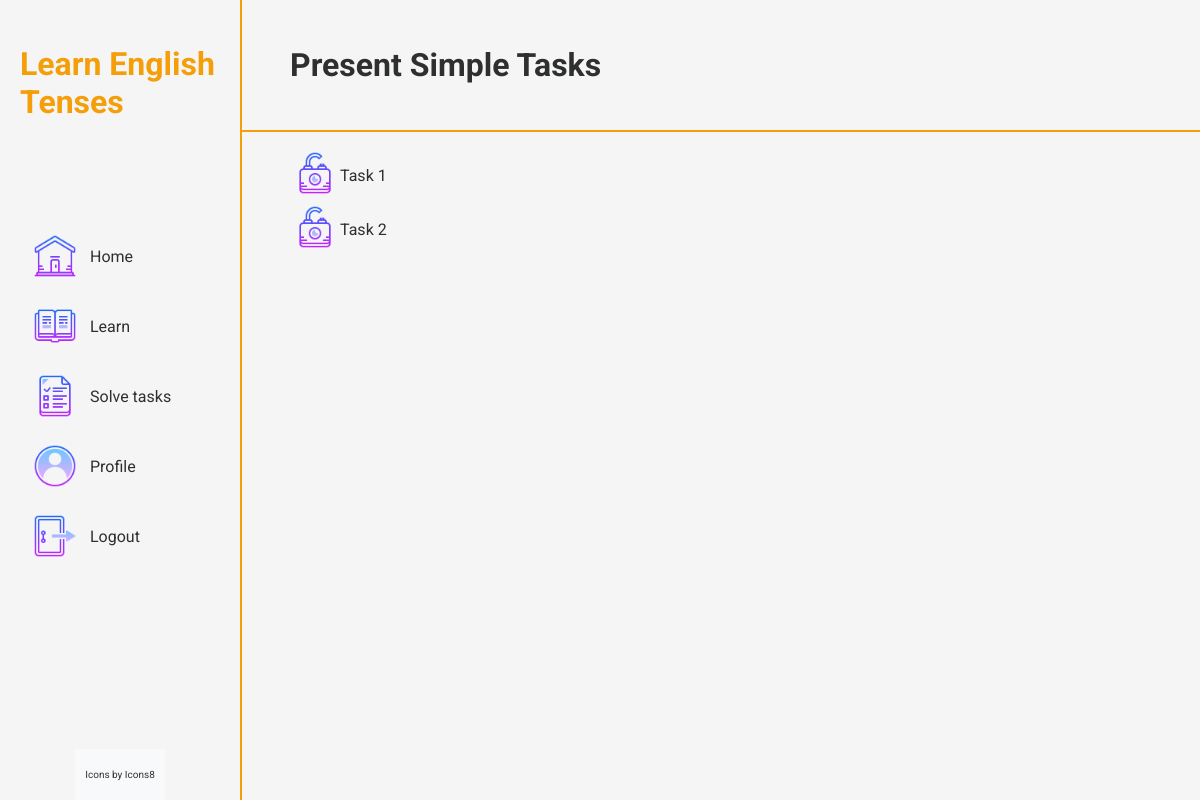
The app's page /home/present_simple/tasks (signed in), older data.
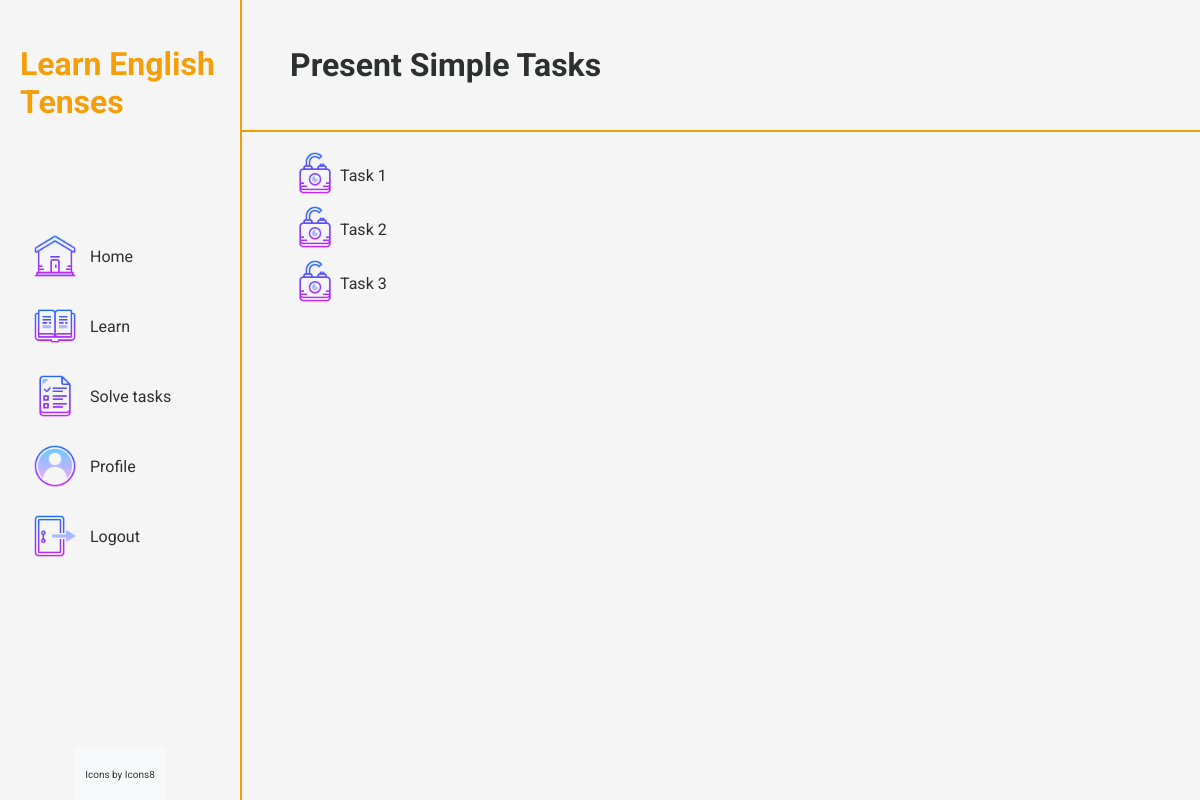
The same page, newer data.
### learntenses/models.py (models this page shows, shortened)
class UserTask(models.Model):
    user = models.ForeignKey(UserProfile, on_delete=models.CASCADE)
    task = models.ForeignKey(Task, on_delete=models.CASCADE)
    completed = models.BooleanField(default=False)
    attempts = models.IntegerField(default=0)

class Task(models.Model):
    TENSE_CHOICES = [
        ('PS', 'Present Simple'),
        ('PC', 'Present Continuous'),
        ('PP', 'Present Perfect'),
        ('PaS', 'Past Simple'),
        ('PaC', 'Past Continuous'),
        ('PaP', 'Past Perfect'),
        ('FS', 'Future Simple'),
        ('FC', 'Future Continuous'),
        ('FP', 'Future Perfect'),
    ]
    TASK_NAMES = [
        ('1', 'Task 1'),
        ('2', 'Task 2'),
        ('3', 'Task 3'),
        ('4', 'Task 4'),
        ('5', 'Task 5'),
        ('6', 'Task 6')
    ]
    LEVELS = {
        '1' : 1,
        '2' : 2,
        '3' : 3,
        '4' : 4,
        '5' : 5,
        '6' : 6,
    }
    level = models.IntegerField(blank=True, null=True)
    tense = models.CharField(max_length=3, choices=TENSE_CHOICES)
    name = models.CharField(max_length=10, choices=TASK_NAMES)
    sentence = models.CharField(max_length=500)
    words = models.CharField(max_length=500)
    correct_words = models.CharField(max_length=500)
    class Meta:
        unique_together = ('name', 'tense')

### learntenses/views.py (the view)
# urls.py: path('<str:tense_name>/tasks', views.task_list, name='task_list'),
def task_list(request, tense_name):
    tense_mapping = {
        'present_simple': 'PS',
        'present_continuous': 'PC',
        'present_perfect': 'PP',
        'past_simple': 'PaS',
        'past_continuous': 'PaC',
        'past_perfect': 'PaP',
        'future_simple': 'FS',
        'future_continuous': 'FC',
        'future_perfect': 'FP',
    }
    tense_name_mapping = {
        'present_simple': 'Present Simple',
        'present_continuous': 'Present Continuous',
        'present_perfect': 'Present Perfect',
        'past_simple': 'Past Simple',
        'past_continuous': 'Past Continuous',
        'past_perfect': 'Past Perfect',
        'future_simple': 'Future Simple',
        'future_continuous': 'Future Continuous',
        'future_perfect': 'Future Perfect',
    }
    tense = tense_mapping.get(tense_name)
    tasks = Task.objects.filter(tense=tense).order_by('name')
    user_profile = UserProfile.objects.get(user=request.user)
    user_tasks = list(UserTask.objects.filter(user=user_profile, task__in=tasks).order_by('task__name'))
    if user_tasks:
        user_tasks[0].locked = False
        for i in range(1, len(user_tasks)):
            user_tasks[i].locked = not user_tasks[i-1].completed
    return render(request, 'learntenses/task_list.html', {'tasks': tasks, 'user_tasks': user_tasks, 'tense_name': tense_name_mapping.get(tense_name)})

### learntenses/templates/learntenses/task_list.html
{% extends 'learntenses/base.html' %}
{% block extra_css %}
  {% load static %}
  <link rel="stylesheet" href="{% static 'learntenses/styles/task_list.css' %}">
{% endblock %}
{% block content %}
  <div class="tasks-container">
    <div class="tasks-header">
      <h1>{{ tense_name }} Tasks</h1>
    </div>
    <div class="task-list">
      <ul>
        {% for user_task in user_tasks %}
            <li>
              <div class="task-item">
                <div class="task-icon">
                  {% if not user_task.locked %}
                    <img src="{% static 'learntenses/images/unlocked.png' %}" class="task-icon">
                  {% else %}
                    <img src="{% static 'learntenses/images/locked.png' %}" class="task-icon">
                  {% endif %}
                </div>
                <div class="task-name" style="color: {{ user_task.locked|yesno:'#A1B5B5,#2E2F2F' }};">
                  {% if not user_task.locked %}
                    <a href="{% url 'home:task_detail' user_task.task.tense user_task.task.id %}" style="color: inherit;">
                      Task {{ user_task.task.name }}
                    </a>
                  {% else %}
                    Task {{ user_task.task.name }}
                  {% endif %}
                </div>
              </div>
            </li>
        {% endfor %}
      </ul>
    </div>
  </div>
{% endblock %}

Row changes from the older to the newer data that the page shows:
added UserTask: task.name "3"
